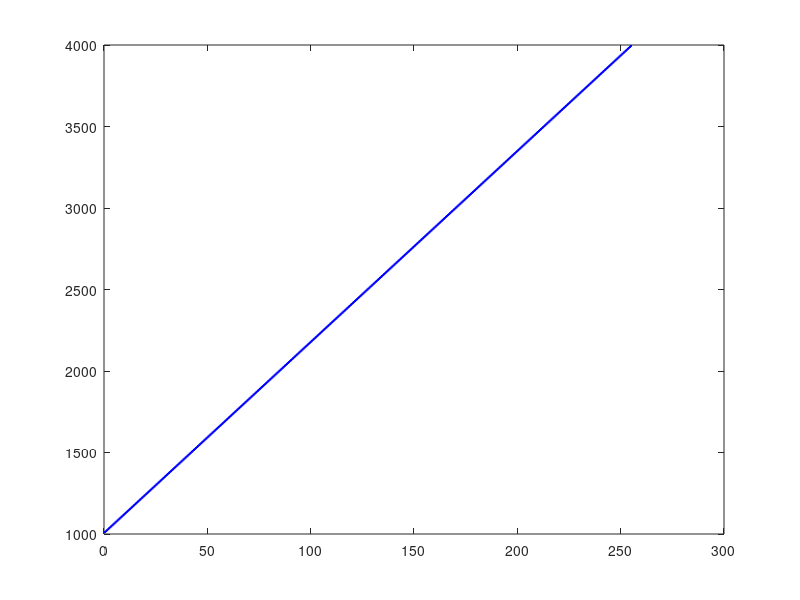

The MATLAB script that drew this image:
DAC_BUFFER_SIZE = 256
SawAmpDac = 3000;
OffsetDac = 1000;
dac_buffer =   zeros(1,DAC_BUFFER_SIZE); 

for  i = 1:DAC_BUFFER_SIZE        % Линейное нарастание от 0 до SawAmpDac
        value = (i * SawAmpDac) / (DAC_BUFFER_SIZE );
        value = value + OffsetDac;
        
        if (value > 4095) 
            value = 4095;
        end    
        if (value < 0) 
            value = 0;
            
        end
        dac_buffer(i) = value;
end

stairs(0:(DAC_BUFFER_SIZE-1), dac_buffer, 'b-', 'LineWidth', 1.5);

t1 = 48.18
t2 = 53.30
f0 = 1/((t2-t1)*1e-3)
f0 = 179
R = (f0 * 299792458 * 0.050) / (2*80e9)

B = (f0 * 299792458 * 0.050) / (2*1.6)
